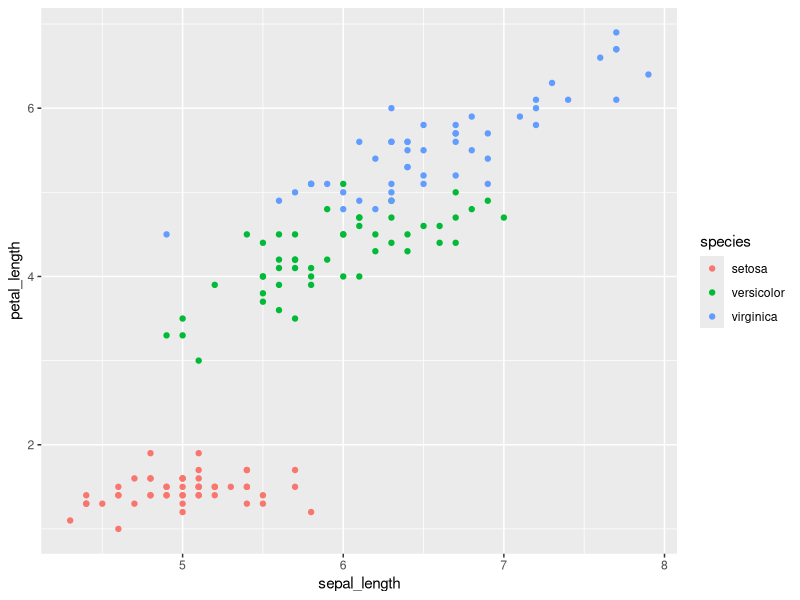
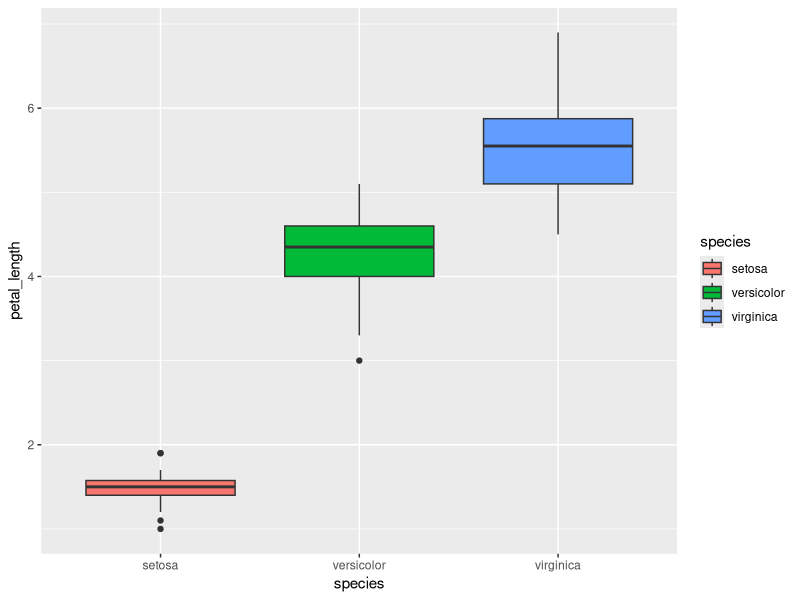
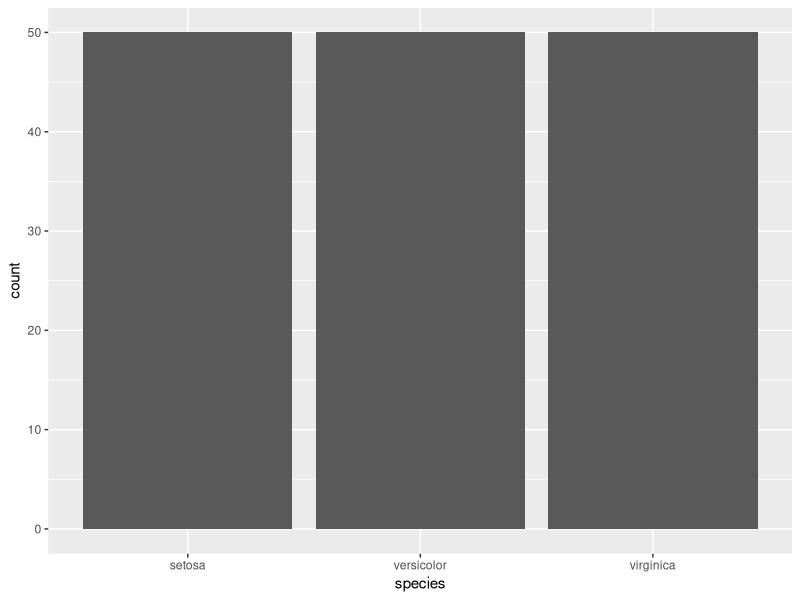
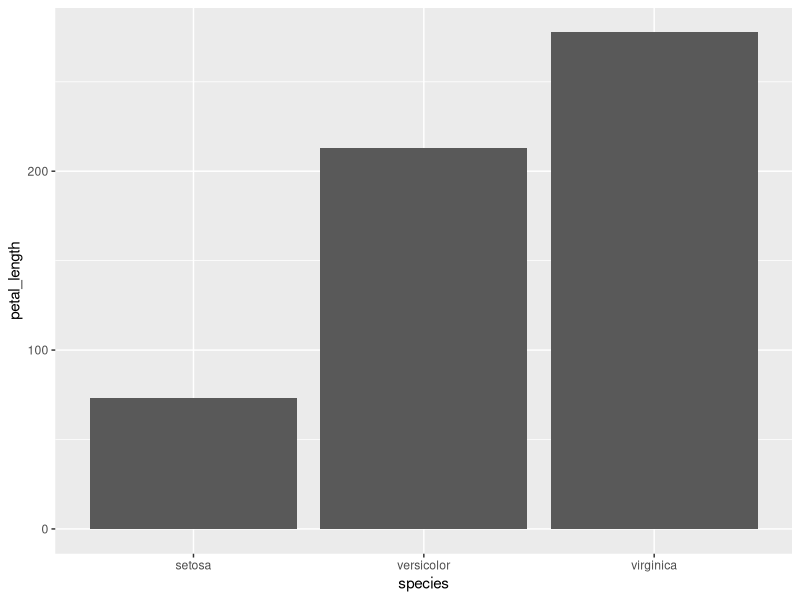
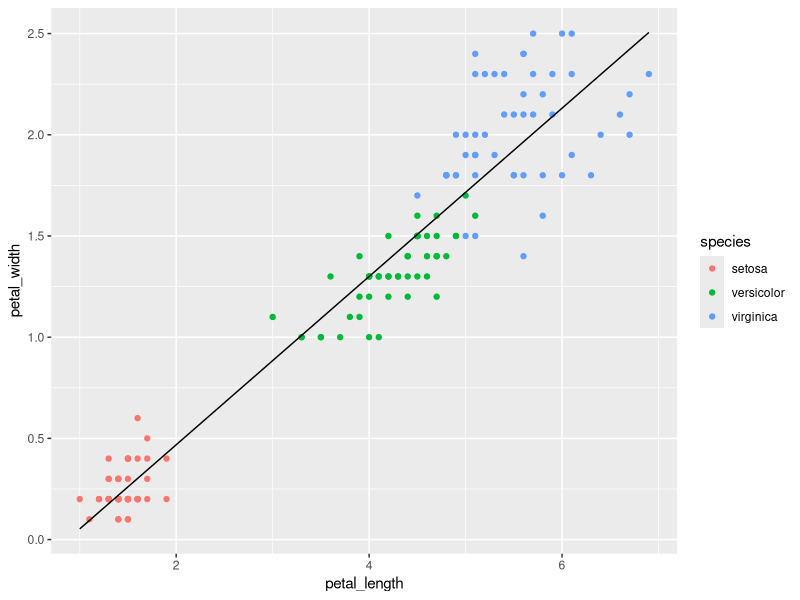
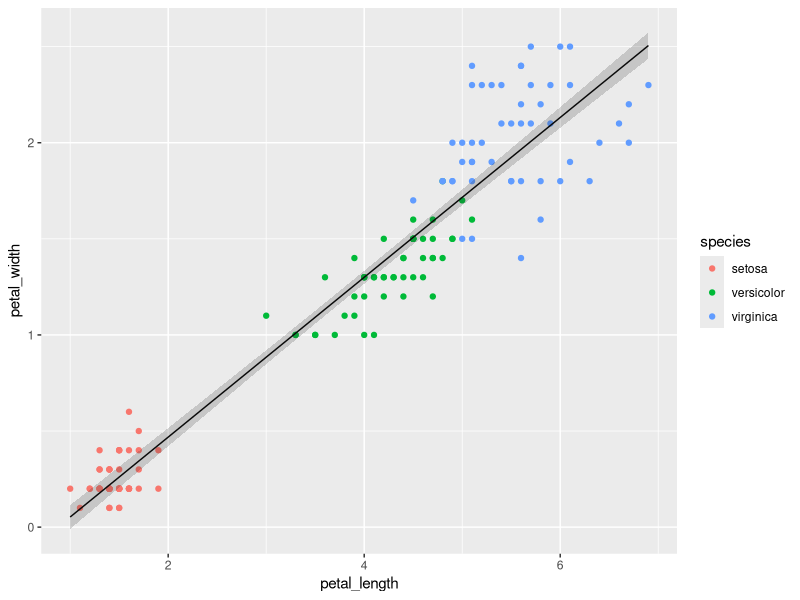

Recreate these plots in R, in order.
# examples
# ========
library("ggplot2")
library("dplyr")

df_iris <- iris %>%
    rename_with(~ tolower(gsub(".", "_", .x, fixed = TRUE))) %>%
    mutate(species = as.character(species))


# scatter plot ------------------------------------------------------------
# useful to see the general trend between dependent and independent variables
# geom_point
ggplot(df_iris) +
    geom_point(aes(x = sepal_length, y = petal_length, color = species))



# box plot ----------------------------------------------------------------
# inspect variable variation across different groups
# geom_boxplot
ggplot(df_iris) +
    geom_boxplot(aes(x = species, y = petal_length, fill = species))


# bar plot ----------------------------------------------------------------
# direct comparison of certain quantity across different groups
# geom_bar, geom_col
ggplot(df_iris) +
    geom_bar(aes(x = species, fill = petal_length))

ggplot(df_iris) +
    geom_col(aes(x = species, y = petal_length))


# line plot ---------------------------------------------------------------
# usual is used for prediction
# geom_line
mod <- lm(petal_width ~ petal_length, df_iris)
print(summary(mod))
df_iris_pred <- df_iris %>%
    mutate(pred_petal_width = predict(mod, df_iris))

ggplot(df_iris_pred) +
    geom_point(aes(x = petal_length, y = petal_width, color = species)) +
    geom_line(aes(x = petal_length, y = pred_petal_width))


# line with uncertainty ---------------------------------------------------
# it is pretty common to plot the CI of the fit
# geom_ribbon
df_temp <- as.data.frame(predict(mod, df_iris, interval = "confidence")) %>%
    rename(
        pred_petal_width = fit,
        pred_petal_width_lower = lwr,
        pred_petal_width_upper = upr
    )
df_iris_pred <- cbind(df_iris, df_temp)

ggplot(df_iris_pred) +
    geom_point(aes(x = petal_length, y = petal_width, color = species)) +
    geom_line(aes(x = petal_length, y = pred_petal_width)) +
    geom_ribbon(aes(x = petal_length,
                    ymin = pred_petal_width_lower,
                    ymax = pred_petal_width_upper), alpha = 0.2)

# -------------------------------------------------------------------------
# ?how can we fit lm for each group

